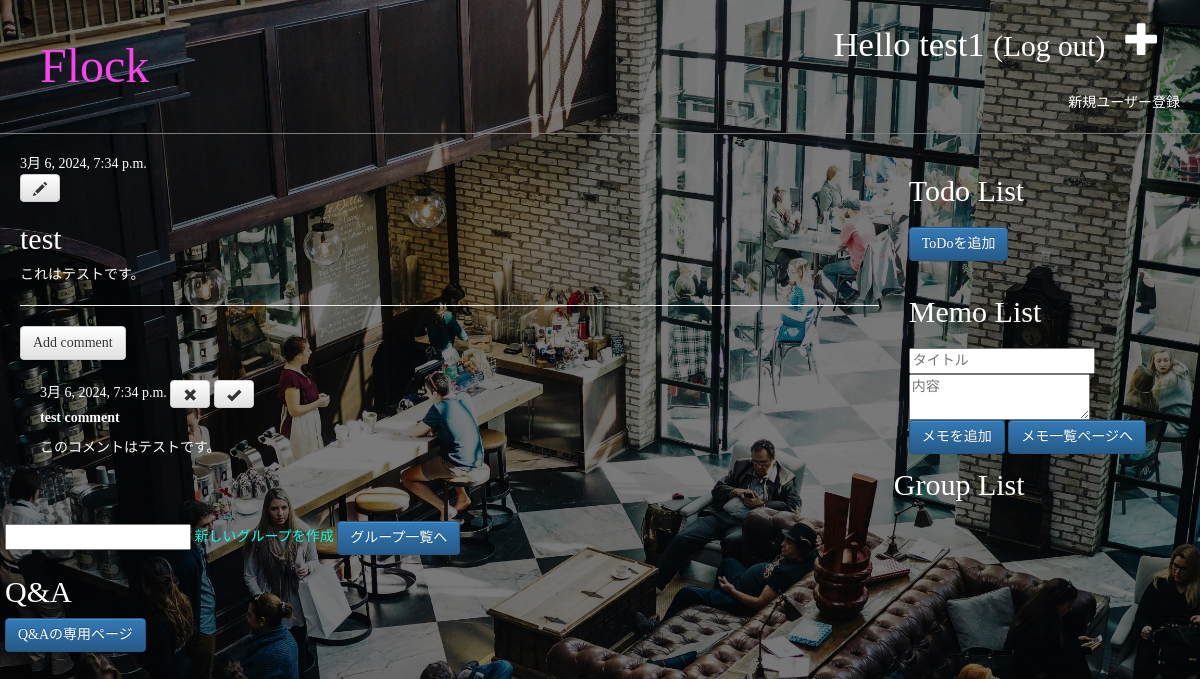
The app's page /post/2/ (signed in) with its own data.
### blog/models.py (models this page shows, shortened)
class Post(models.Model):
    author = models.ForeignKey(settings.AUTH_USER_MODEL, on_delete=models.CASCADE)
    title = models.CharField(max_length=200)
    text = models.TextField()
    created_date = models.DateTimeField(default=timezone.now)
    published_date = models.DateTimeField(blank=True, null=True)
    objects = models.Manager()

class Comment(models.Model):
    post = models.ForeignKey('blog.Post', on_delete=models.CASCADE, related_name='comments')
    author = models.CharField(max_length=200)
    text = models.TextField()
    created_date = models.DateTimeField(default=timezone.now)
    approved_comment = models.BooleanField(default=False)

### blog/views.py (the view)
# urls.py: path('post/<int:pk>/', views.post_detail, name='post_detail'),
@login_required
def post_detail(request, pk):
    post = get_object_or_404(Post, pk=pk)
    return render(request, 'blog/post_detail.html', {'post': post})

### blog/templates/blog/post_detail.html
{% extends 'blog/base.html' %}
{% block content %}
    <div class="post">
        {% if post.published_date %}
            <div class="date">
                {{ post.published_date }}
            </div>
        {% endif %}
        {% if user.is_authenticated %}
             <a class="btn btn-default" href="{% url 'post_edit' pk=post.pk %}"><span class="glyphicon glyphicon-pencil"></span></a>
        {% endif %}
        <h2>{{ post.title }}</h2>
        <p>{{ post.text|linebreaksbr }}</p>
    </div>
    <hr>
    <a class="btn btn-default" href="{% url 'add_comment_to_post' pk=post.pk %}">Add comment</a>
    {% for comment in post.comments.all %}
        {% if user.is_authenticated or comment.approved_comment %}
        <div class="comment">
            <div class="date">
                {{ comment.created_date }}
                {% if not comment.approved_comment %}
                    <a class="btn btn-default" href="{% url 'comment_remove' pk=comment.pk %}"><span class="glyphicon glyphicon-remove"></span></a>
                    <a class="btn btn-default" href="{% url 'comment_approve' pk=comment.pk %}"><span class="glyphicon glyphicon-ok"></span></a>
                {% endif %}
            </div>
            <strong>{{ comment.author }}</strong>
            <p>{{ comment.text|linebreaks }}</p>
        </div>
        {% endif %}
    {% empty %}
        <p>No comments here yet :(</p>
    {% endfor %}
{% endblock %}

### blog/templates/blog/base.html (shortened to what this page needs)
{% load static %}
<html>
    <head>
        <link rel="stylesheet" href="//maxcdn.bootstrapcdn.com/bootstrap/3.2.0/css/bootstrap.min.css">
        <link rel="stylesheet" href="//maxcdn.bootstrapcdn.com/bootstrap/3.2.0/css/bootstrap-theme.min.css">
        <link rel="stylesheet" href="{% static 'css/blog.css' %}">
    </head>
    <body>
        <div class="page-header">
            {% if user.is_authenticated %}
                <a href="{% url 'post_new' %}" class="top-menu"><span class="glyphicon glyphicon-plus"></span></a>
                <p class="top-menu">Hello {{ user.username }} <small>(<a href="{% url 'logout' %}" style="color: #FFFFFF;">Log out</a>)</small></p>
            {% else %}
                <a href="{% url 'login' %}" class="top-menu"><span class="glyphicon glyphicon-lock"></span></a>
            {% endif %}
            <h1><a href="/">Flock</a></h1>
            <div class="signup-link">
                <a href="{% url 'signup' %}" style="color: #FFFFFF;">新規ユーザー登録</a>
            </div>
        </div>
        <div class="content container">
            <div class="row">
                <div class="col-xs-9">
                {% block content %}
                {% endblock %}
                </div>
                <div class="col-xs-3">
                    {% if user.is_authenticated %}
                        {% include 'todo/todo_list.html' %}
                        <form method="post" action="{% url 'todo_create' %}">
                            <button type="submit" class="btn btn-primary">ToDoを追加</button>
                        </form>
                    {% endif %}
                </div>
                <div class="col-xs-3">
                    {% if user.is_authenticated %}
                        {% include 'note/note_list.html' %}
                        <form method="post" action="{% url 'note_create' %}">
                            <input type="text" name="title" placeholder="タイトル">
                            <textarea name="content" placeholder="内容"></textarea>
                            <button type="submit" class="btn btn-primary">メモを追加</button>
                            <a href="{% url 'note_list' %}" class="btn btn-primary">メモ一覧ページへ</a>
                        </form>
                    {% endif %}
                </div>
                <div>
                    {% if user.is_authenticated %}
                        {% include 'group/group_list.html' %}
                        <form method="post" action="{% url 'group_create' %}">
                            <input type="text" name="group_code">
                            <a href="{% url 'group_create' %}">新しいグループを作成</a>
                            <a href="{% url 'group_list' %}" class="btn btn-primary">グループ一覧へ</a>
                        </form>
                    {% endif %}
                </div>
                <div class="qa-section">
                    {% if user.is_authenticated %}
                    <h2>Q&A</h2>
                    <a href="{% url 'qa_chat_page' %}" class="btn btn-primary">Q&Aの専用ページ</a>
                    {% endif %}
                </div>
            </div>
        </div>
    </body>
</html>

### blog/static/css/blog.css (style rules this page uses)
h1 a, h2 a { color: #FFFFFF; font-family: 'Times New Roman'; }
h2 { color: #FFFFFF; }
body, .page-header { background-image: url('office_main.jpg'); background-size: cover; background-repeat: no-repeat; }
.page-header { position: relative; margin-top: 0; padding: 20px 20px 20px 40px; border-bottom: 3px solid #FFFFFF; }
.signup-link { color: #FFFFFF; position: absolute; bottom: 20px; right: 20px; width: auto; height: auto; }
.page-header h1, .page-header h1 a, .page-header h1 a:visited, .page-header h1 a:active { color: #FFFFFF; font-size: 36pt; text-decoration: none; }
.content.container { margin-left: 20px; margin-right: 20px; }
.content { margin-left: 0px; padding-left: 0px; }
h1, h2, h3, h4 { font-family: 'Times New Roman', cursive; }
.date { color: #FFFFFF; }
.top-menu, .top-menu:hover, .top-menu:visited { color: #FFFFFF; float: right; font-size: 26pt; margin-right: 20px; text-decoration: none; }
.post { color: #FFFFFF; margin-bottom: 20px; }
.comment { margin: 20px 0px 20px 20px; color: #FFFFFF; }

### blog/static/css/todo_list.css (style rules this page uses)
h1 { color: #FFFFFF; }

### blog/static/css/note_list.css (style rules this page uses)
h1 { color: #FFFFFF; font-size: 30px; margin-bottom: 20px; }
body { background-color: #7C7C7C; font-family: 'Times New Roman', cursive; color: #000000; }

### blog/static/css/group_list.css (style rules this page uses)
body { background-color: #7C7C7C; font-family: 'Times New Roman', cursive; color: #000000; }
.page-header { background-color: #0FF6E9; padding: 20px 20px 20px 40px; border-bottom: 1px solid #7C7C7C; position: relative; }
.page-header h1, .page-header h1 a { color: #F745E9; font-size: 36pt; text-decoration: none; font-family: 'Times New Roman'; }
.content { margin-left: 0px; padding-left: 0px; }
a { text-decoration: none; color: #0FF6E9; }

### records on screen
Post: published_date "3月 6, 2024, 7:34 p.m.", title "test", text "これはテストです。"
Comment: created_date "3月 6, 2024, 7:34 p.m.", approved_comment False (drawn), author "test comment", text "このコメントはテストです。"

### other values on screen
{{ user.username }} "test1"
